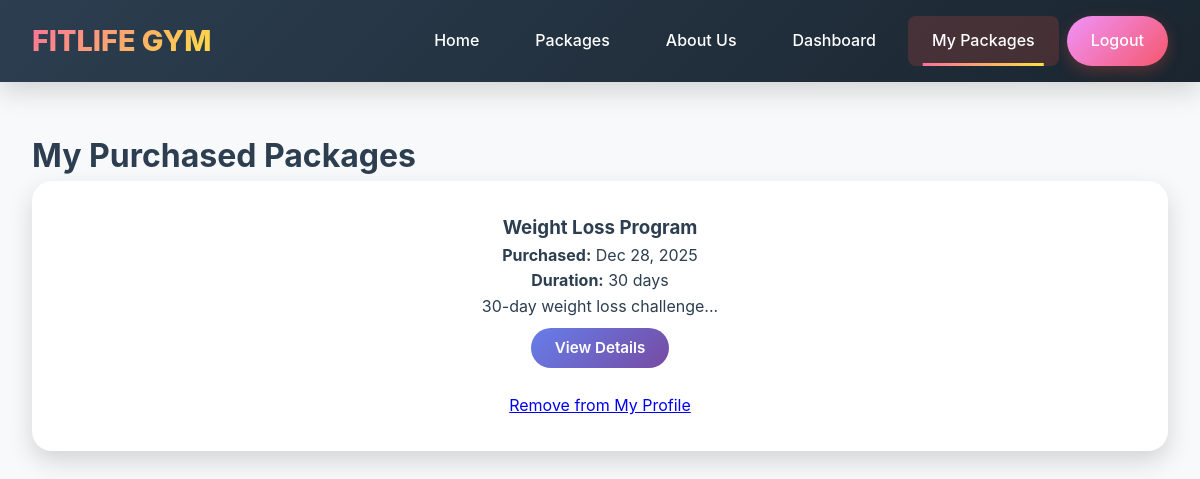
Before: /user/my-packages.php (signed in) with the older database file.
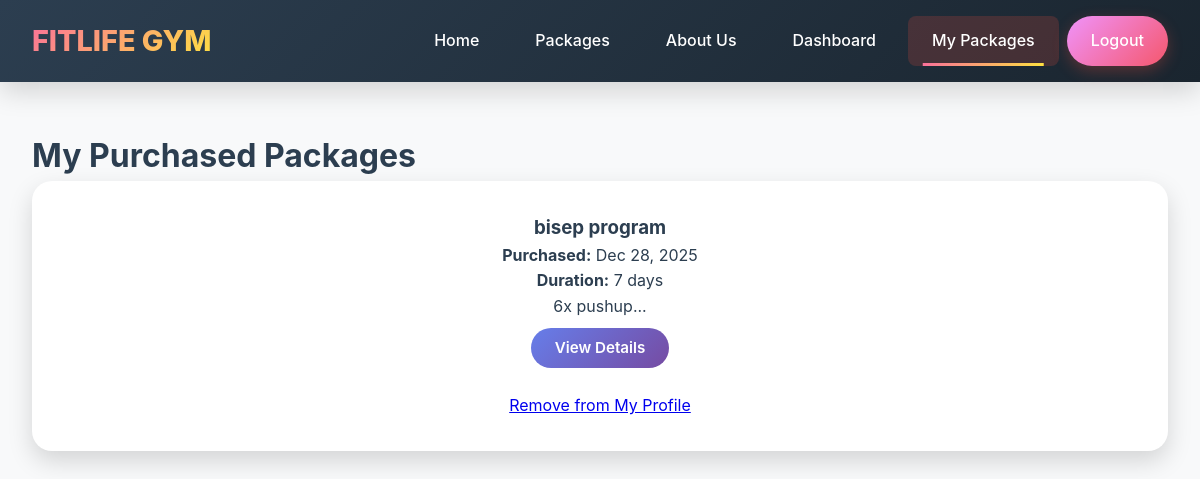
After: the same page with the newer database file.
### tables this page shows
CREATE TABLE `purchases` (
  `id` int(11) NOT NULL,
  `user_id` int(11) NOT NULL,
  `package_id` int(11) NOT NULL,
  `purchase_date` timestamp NOT NULL DEFAULT current_timestamp(),
  `amount` decimal(10,2) NOT NULL,
  `status` enum('pending','completed') DEFAULT 'completed',
  `is_active` tinyint(1) DEFAULT 1,
  `deleted_at` timestamp NULL DEFAULT NULL
);

CREATE TABLE `packages` (
  `id` int(11) NOT NULL,
  `name` varchar(255) NOT NULL,
  `description` text DEFAULT NULL,
  `price` decimal(10,2) NOT NULL,
  `duration` varchar(100) DEFAULT NULL,
  `category` varchar(50) DEFAULT NULL,
  `created_by` int(11) NOT NULL,
  `created_at` timestamp NOT NULL DEFAULT current_timestamp()
);

### user/my-packages.php (the view, shortened to what this page needs)
<?php
require_once '../includes/database.php';
$user_id = $_SESSION['user_id'];
$stmt = $pdo->prepare("
    SELECT p.*, pur.purchase_date, pur.id as purchase_id
    FROM purchases pur
    JOIN packages p ON pur.package_id = p.id
    WHERE pur.user_id = ? AND pur.is_active = 1
    ORDER BY pur.purchase_date DESC
");
$stmt->execute([$user_id]);
$purchased_packages = $stmt->fetchAll();
?>
<!DOCTYPE html>
<html>
<head>
    <link rel="stylesheet" href="../css/style.css">
</head>
<body>
    <?php include 'user-nav.php'; ?>
    <div class="my-packages-container">
        <h1>My Purchased Packages</h1>
        <?php if (empty($purchased_packages)): ?>
            <div class="empty-state">
                <p>You haven't purchased any packages yet.</p>
                <a href="../public/packages.php" class="btn-browse">Browse Packages</a>
            </div>
        <?php else: ?>
            <div class="purchased-packages">
                <?php foreach ($purchased_packages as $package): ?>
                <div class="purchased-card">
                    <h3><?php echo htmlspecialchars($package['name']); ?></h3>
                    <p><strong>Purchased:</strong> <?php echo date('M d, Y', strtotime($package['purchase_date'])); ?></p>
                    <p><strong>Duration:</strong> <?php echo htmlspecialchars($package['duration']); ?></p>
                    <p><?php echo htmlspecialchars(substr($package['description'], 0, 100)); ?>...</p>
                    <a href="../public/package-details.php?id=<?php echo $package['id']; ?>" class="btn-view">View Details</a>
                    <div style="margin-top: 10px;">
                        <a href="remove-package.php?id=<?php echo $package['purchase_id']; ?>"
                                class="btn-danger"
                                onclick="return confirm('Remove this package from your profile?')">
                                Remove from My Profile
                        </a>
                    </div>
                </div>
                <?php endforeach; ?>
            </div>
        <?php endif; ?>
    </div>
</body>
</html>

Changed rows visible on the page:
removed purchases: package.name "Weight Loss Program", purchase_date "Dec 28, 2025", package.duration "30 days", package.description "30-day weight loss challenge"
added purchases: package.name "bisep program", purchase_date "Dec 28, 2025", package.duration "7 days", package.description "6x pushup"
